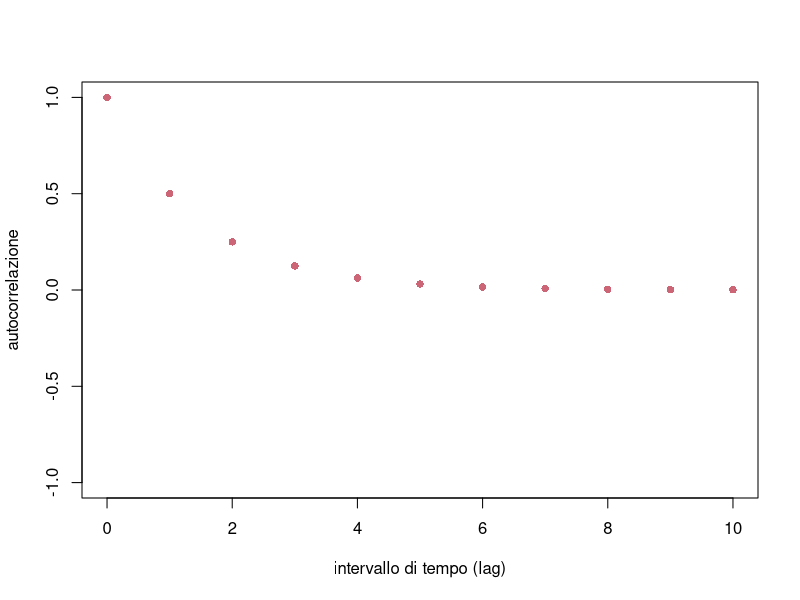
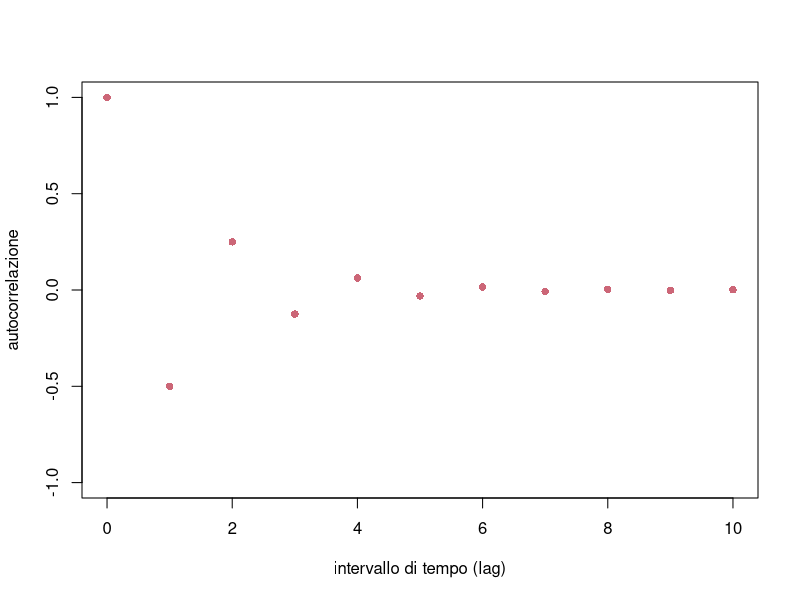
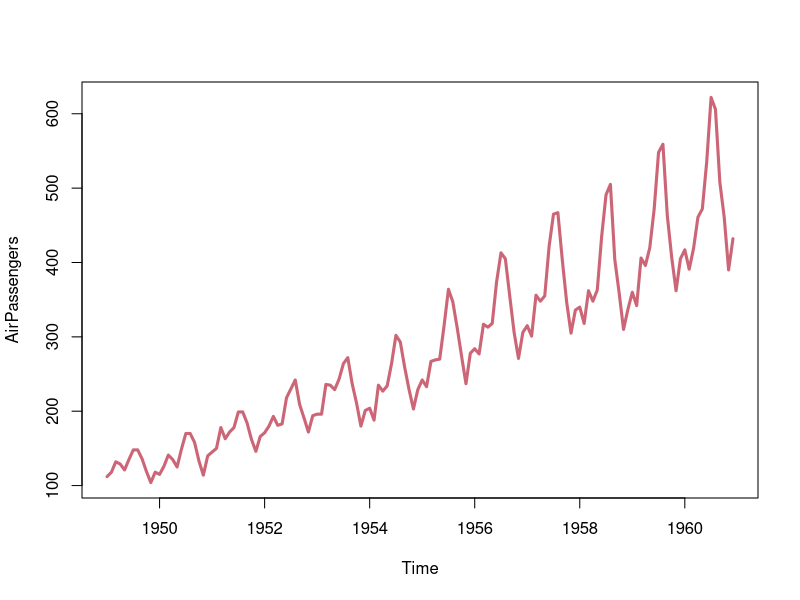
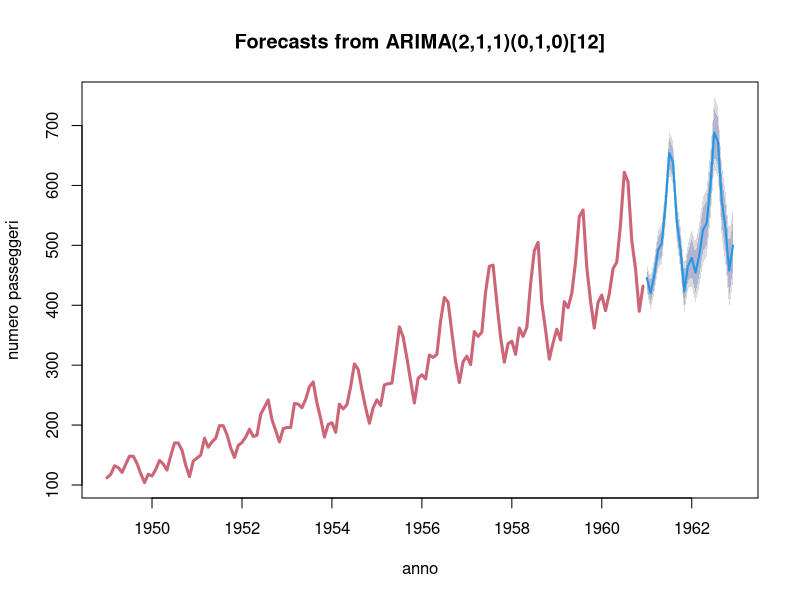
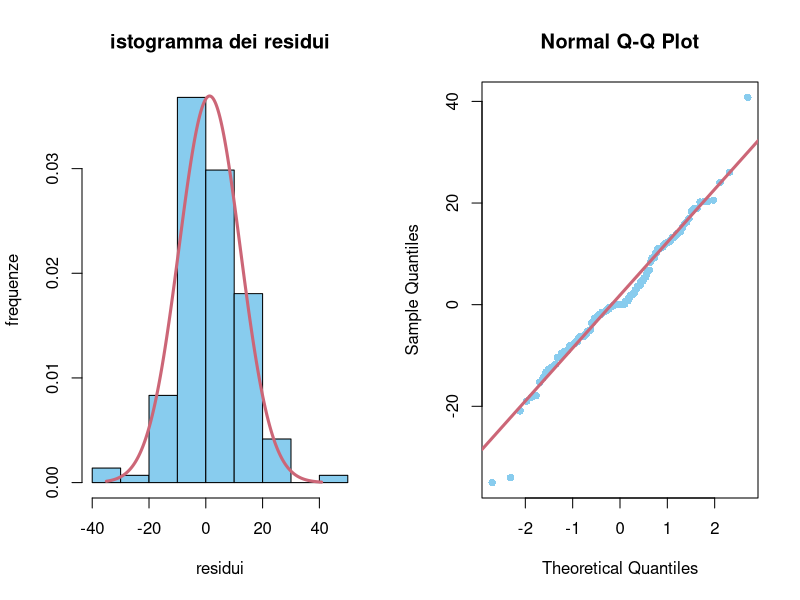
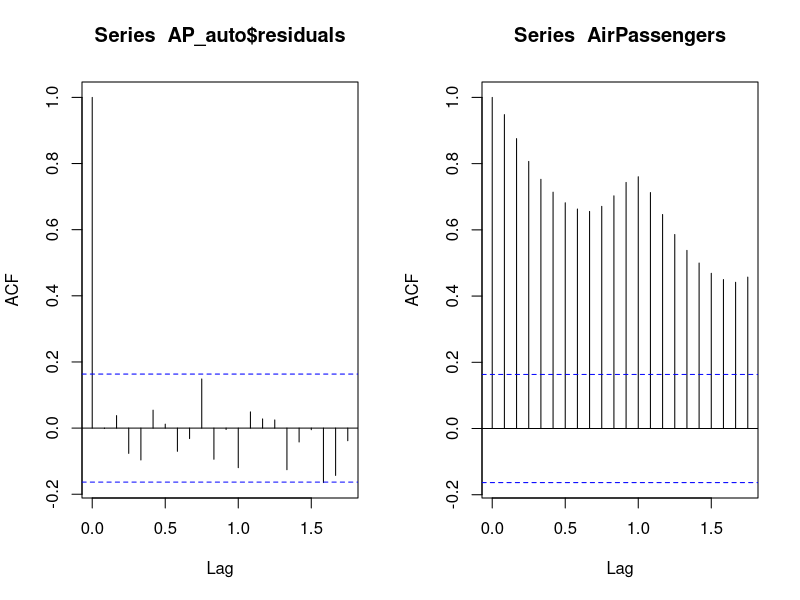
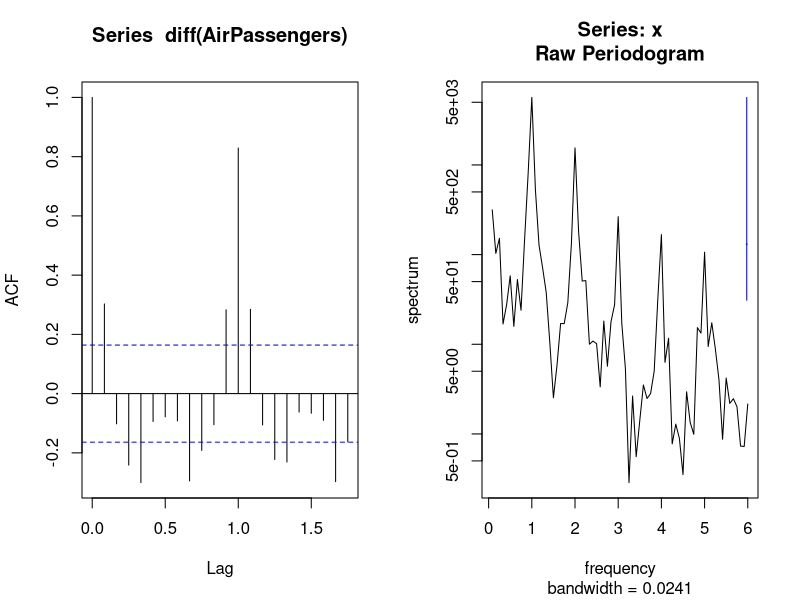
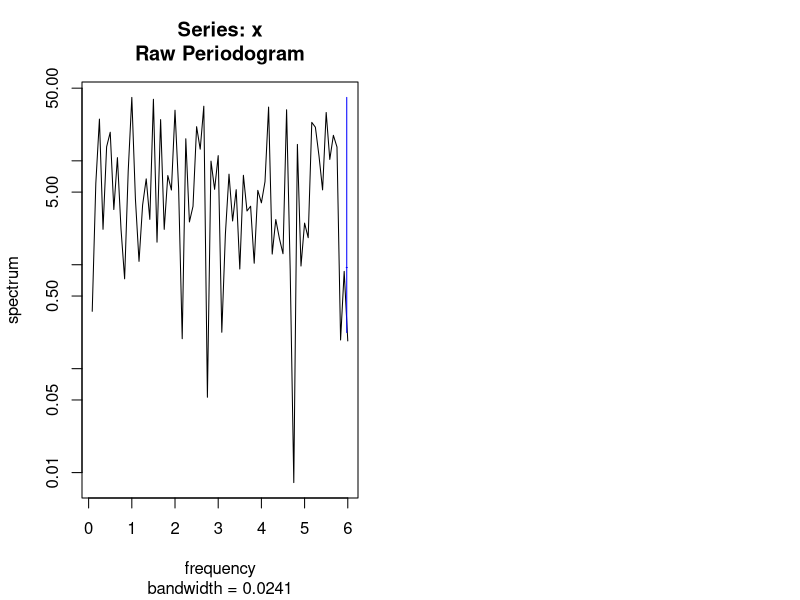

R code for these plots, in order:
## ---- chunk 1

miei_colori  = c("#88CCEE", "#CC6677", "#DDCC77", "#117733", "#332288", "#AA4499", "#888888")

#Parametri globali
knitr::opts_chunk$set(dev = if (knitr::is_latex_output()) 'cairo_pdf' else 'svg', fig.width = 5, fig.align = 'center', tidy=FALSE)
if (knitr::is_latex_output()) options(width = 60)
## ---- chunk 2

t = 0:10
alpha = 1/2

plot(t, alpha^t, pch=16, lwd=3, col=miei_colori[2], ylab='autocorrelazione', xlab='intervallo di tempo (lag)', ylim=c(-1,1) )
## ---- chunk 3

t = 0:10
alpha = -1/2

plot(t, alpha^t, pch=16, lwd=3, col=miei_colori[2], ylab='autocorrelazione', xlab='intervallo di tempo (lag)', ylim=c(-1,1) )


## ---- chunk 4
plot(AirPassengers, lwd=3, col=miei_colori[2])
## ---- chunk 5

# Usiamo direttamente il comando auto.arima dalla libreria 'forecast'

library('forecast')

AP_auto = auto.arima(AirPassengers)

# Con la funzione summary() possiamo vedere le informazioni principali

summary(AP_auto)

## ---- chunk 6
# Con la funzione forecast() possiamo effettuare semplici previsioni per un numero di mesi futuri specificato

previsione = forecast(AP_auto, 24)

# La funzione plot() si occupa di rappresentare sia i dati osservati che la previsione (e pure le bande di errore date dalle deviazioni standard stimate)

plot(previsione, xlab='anno', ylab='numero passeggeri', col=miei_colori[2], lwd=3)

## ---- chunk 7

par(mfrow=c(1,2))

hist(AP_auto$residuals, col=miei_colori[1], freq=FALSE, xlab='residui', ylab='frequenze', main="istogramma dei residui")
valori = seq(min(AP_auto$residuals), max(AP_auto$residuals), by=0.1)
lines( valori, dnorm(valori , mean=mean(AP_auto$residuals), sd=sd(AP_auto$residuals)), col=miei_colori[2], lwd=3)

qqnorm(AP_auto$residuals, col=miei_colori[1], pch=16)
qqline(AP_auto$residuals, col=miei_colori[2], lwd=3)

## ---- chunk 8

ACF_residui =  acf(AP_auto$residuals)

# Osserviamo che nelle ascisse l'intervallo temporale (lag) è espresso in multipli del periodo di 12 mesi, per via della stagionalità della serie di partenza.

## ---- chunk 9
acf(AirPassengers)
## ---- chunk 10
acf(diff(AirPassengers))
## ---- chunk 11

spectrum(AirPassengers)

## ---- chunk 12

spectrum(AP_auto$residuals)
